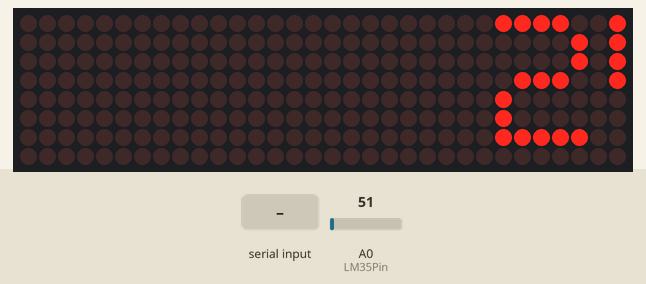
Bench run of a sketch on a simulated Arduino Uno, built with avr-gcc and run on an emulated ATmega328P. Parts: 32×8 LED matrix. The inputs (shaded band) are chosen by the test bench; at power-on: A0 (LM35Pin) = 51. The local clock reads 2024-03-15 10:24:30 at power-on unless the sketch sets it; EEPROM starts erased; what the sketch prints to the serial monitor is not drawn.

Above: at 1.2 s.
1.3 s: "Auto\n" received over Serial
3.5 s: "Manual\n" received over the second serial link
5.5 s: "Style1\n" received over Serial
7.9 s: "1\n" received over the second serial link
At 7.9 s:
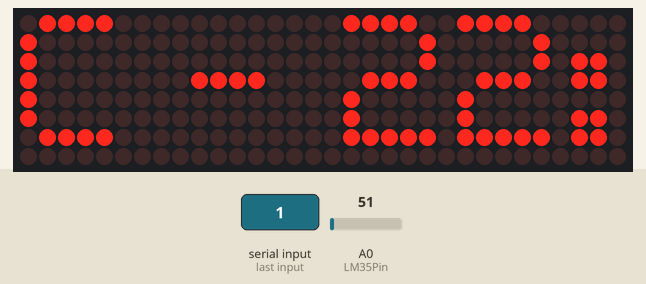
10.7 s: "Manual\n" received over Serial
At 25.41 s:
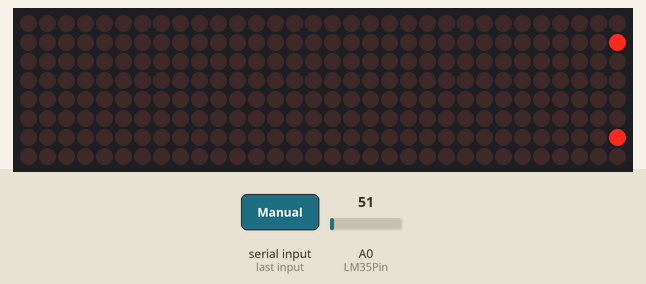

The sketch:

Group5_Project.ino
```cpp
#include <MD_Parola.h>
#include <MD_MAX72xx.h>
#include <SPI.h>
#include <Wire.h>
#include <LiquidCrystal_I2C.h>
#include "RTClib.h"
#include <SoftwareSerial.h>
#include <Servo.h>
#include <EEPROM.h>


#define HARDWARE_TYPE MD_MAX72XX::FC16_HW
#define MAX_DEVICES 4
#define CS_PIN 10
MD_Parola myDisplay = MD_Parola(HARDWARE_TYPE, CS_PIN, MAX_DEVICES);


RTC_DS1307 rtc;
char daysOfTheWeek[7][12] = { "Su", "Mo", "Tu", "We", "Th", "Fr", "Sa" };
const int bluetoothTx = 2;
const int bluetoothRx = 3;
SoftwareSerial bluetooth(bluetoothTx, bluetoothRx);
const int LM35Pin = A0;


char output[200];
char Temp[200];


char outputStr[200];
#define EEPROM_ADDRESS 0
#define EEPROM_SIZE 200
int tmp;
int mode = 0;
int style = 1;


char serialData[200];
int serialDataIndex = 0;


void setup() {
  Serial.begin(9600);
  myDisplay.begin();
  myDisplay.setIntensity(4);
  myDisplay.displayClear();


  if (!rtc.begin()) {
    Serial.print("Couldn't find RTC");
    while (1)
      ;
  }


  if (!rtc.isrunning()) {
    Serial.print("RTC is NOT running!");
    Serial.println();
  }
  rtc.adjust(DateTime(F(__DATE__), F(__TIME__)));
  bluetooth.begin(9600);
  readFromEEPROM(outputStr, EEPROM_SIZE);
}


void loop() {
  //Reading time and date
  DateTime now = rtc.now();


  // Check if data is available from Bluetooth
  if (bluetooth.available()) {
    String command = bluetooth.readStringUntil('\n');
    processCommand(command);
  }


  // Check if data is available from Serial
  if (Serial.available()) {
    char receivedChar = Serial.read();


    if (receivedChar == '\n') {
      serialData[serialDataIndex] = '\0';  // Null-terminate the string
      processCommand(serialData);
      serialDataIndex = 0;  // Reset index for next message
    } else {
      if (serialDataIndex < 199) {  // Ensure buffer overflow protection
        serialData[serialDataIndex++] = receivedChar;
      }
    }
  }


  //Reading temp
  int reading = analogRead(LM35Pin);
  float voltage = reading * 5.0 / 1024.0;
  int temp = int(voltage * 100.0);


  if (mode == 0) {
    sprintf(output, "%dC - %02d:%02d - %s,%02d.%02d.%02d", temp, now.hour(), now.minute(), daysOfTheWeek[now.dayOfTheWeek()], now.day(), now.month(), now.year() % 100);
    if (tmp != now.second()) {
      Serial.println(output);
      bluetooth.println(output);
      tmp = now.second();
    }
  }


  if (myDisplay.displayAnimate()) {
    myDisplay.displayReset();
    if (mode == 0) {
      if (style == 1) {
        myDisplay.displayText(output, PA_CENTER, 0, 0, PA_SCROLL_LEFT, PA_SCROLL_LEFT);
      } else {
        // myDisplay.displayText(output, PA_CENTER, 0, 0, PA_OPENING, PA_OPENING);
        myDisplay.displayText(output, PA_CENTER, 0, 0, PA_SCROLL_RIGHT, PA_SCROLL_RIGHT);
      }
    } else {
      if (style == 1) {
        myDisplay.displayText(outputStr, PA_CENTER, 0, 0, PA_SCROLL_LEFT, PA_SCROLL_LEFT);
      } else {
        myDisplay.displayText(outputStr, PA_CENTER, 0, 0, PA_SCROLL_RIGHT, PA_SCROLL_RIGHT);
      }
    }
  }
  delay(150);
}


void processCommand(String command) {
  if (command == "Auto") {
    Serial.println("Mode Automatic");
    bluetooth.println("Mode Automatic");
    mode = 0;
  } else if (command == "Manual") {
    mode = 1;
    delay(500);
    Serial.println("Mode Manual");
    Serial.print("Custom Text: ");
    Serial.println(outputStr);
    bluetooth.println("Mode Manual");
    bluetooth.print("Custom Text: ");
    bluetooth.println(outputStr);
  } else {
    if (mode == 0) {
      if (command == "Style1" || command == "Style2") {
        if (command == "Style1") {
          Serial.println("Style1");
          style = 1;
        } else {
          Serial.println("Style2");
          style = 2;
        }
      } else {
        Serial.println("Enter Auto/Manual!");
        bluetooth.println("Enter Auto / Manual !");
      }
    } else {
      if (command == "Style1" || command == "Style2") {
        if (command == "Style1") {
          Serial.println("Style1");
          style = 1;
        } else {
          Serial.println("Style2");
          style = 2;
        }
      } else {
        strcpy(outputStr, command.c_str());
        writeToEEPROM(outputStr, strlen(outputStr));
        Serial.print("Custom Text Updated: ");
        Serial.println(outputStr);
        bluetooth.print("Custom Text Updated: ");
        bluetooth.println(outputStr);
      }
    }
  }
}


void writeToEEPROM(const char* data, int length) {
  for (int i = 0; i < length; ++i) {
    EEPROM.write(EEPROM_ADDRESS + i, data[i]);
    delay(5);
  }
  for (int i = length; i < 255; ++i) {
    EEPROM.write(EEPROM_ADDRESS + i, '\0');
    delay(5);
  }
}


void readFromEEPROM(char* buffer, int length) {
  for (int i = 0; i < length; ++i) {
    buffer[i] = EEPROM.read(EEPROM_ADDRESS + i);
  }
  buffer[length] = '\0';  // Null-terminate the string
}
```
